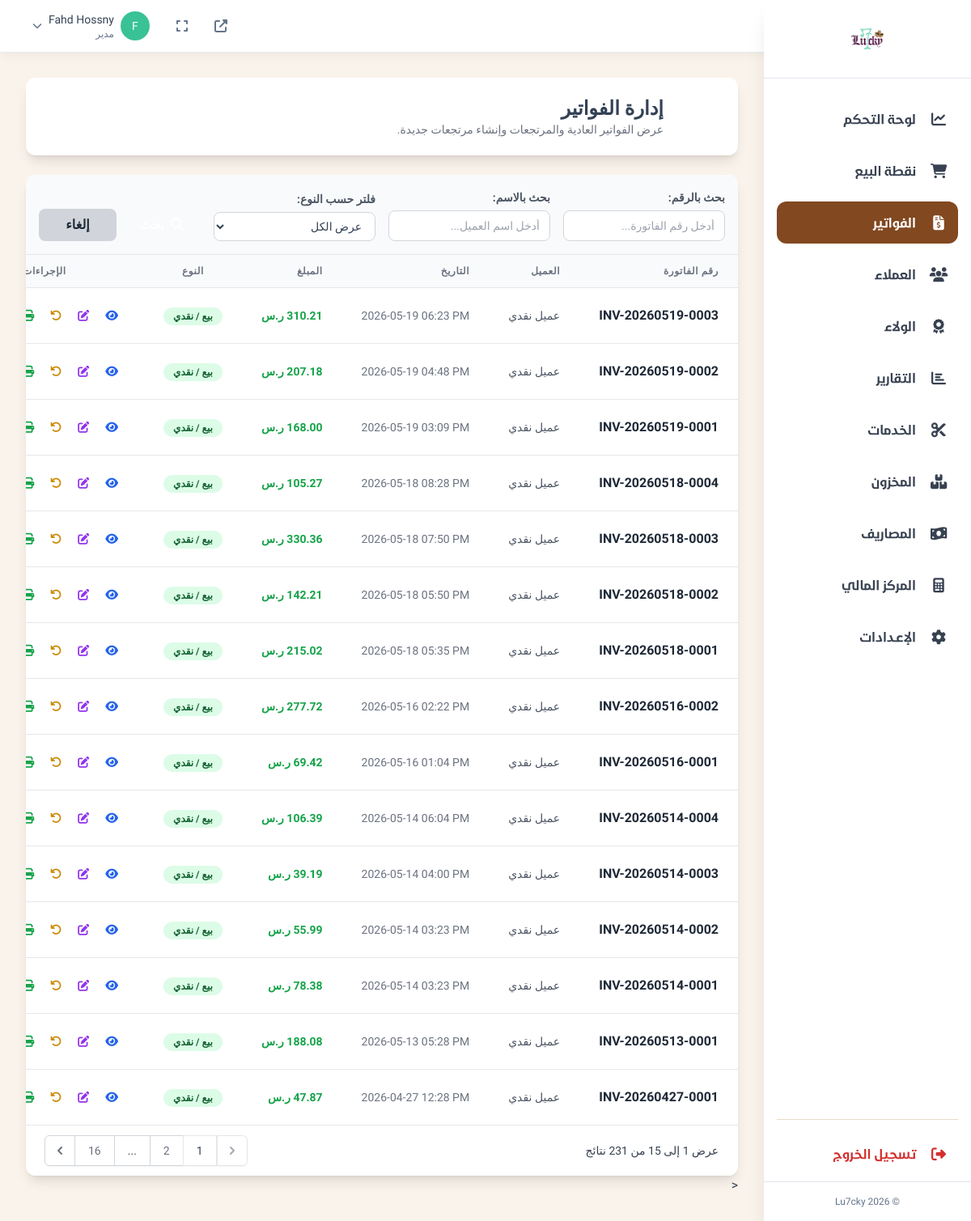
Page /admin/invoices.php (signed in) on the committed database.
### tables this page shows
CREATE TABLE `invoices` (
  `id` int(10) UNSIGNED NOT NULL,
  `access_token` varchar(255) DEFAULT NULL,
  `invoice_number` varchar(50) NOT NULL,
  `customer_name` varchar(255) DEFAULT NULL,
  `customer_phone` varchar(20) DEFAULT NULL,
  `subtotal` decimal(10,2) NOT NULL DEFAULT 0.00,
  `discount_amount` decimal(10,2) DEFAULT 0.00,
  `discount_code_id` int(10) UNSIGNED DEFAULT NULL,
  `tax_rate` decimal(5,2) DEFAULT 0.00,
  `tax_inclusive` tinyint(1) DEFAULT 1,
  `tax_amount` decimal(10,2) DEFAULT 0.00,
  `total` decimal(10,2) NOT NULL DEFAULT 0.00,
  `payment_method` enum('cash','card','bank_transfer','mixed') NOT NULL DEFAULT 'cash',
  `cash_amount` decimal(10,2) DEFAULT 0.00,
  `card_amount` decimal(10,2) DEFAULT 0.00,
  `transfer_amount` decimal(10,2) DEFAULT 0.00,
  `status` enum('pending','paid','cancelled','refunded') DEFAULT 'paid',
  `is_return` tinyint(1) NOT NULL DEFAULT 0,
  `return_for_invoice_id` int(10) UNSIGNED DEFAULT NULL,
  `shift_id` int(10) UNSIGNED DEFAULT NULL,
  `cashier_id` int(10) UNSIGNED DEFAULT NULL,
  `user_id` int(10) UNSIGNED DEFAULT NULL,
  `notes` text DEFAULT NULL,
  `created_at` timestamp NOT NULL DEFAULT current_timestamp(),
  `customer_id` int(10) UNSIGNED DEFAULT NULL,
  `total_amount` decimal(10,2) DEFAULT 0.00,
  `amount_paid` decimal(10,2) NOT NULL DEFAULT 0.00,
  `payment_status` enum('pending','paid','partial','refunded') DEFAULT 'pending',
  `printed_at` timestamp NULL DEFAULT NULL,
  `discount_type` varchar(20) DEFAULT 'amount',
  `net_total` decimal(10,2) NOT NULL DEFAULT 0.00,
  `tax_total` decimal(10,2) NOT NULL DEFAULT 0.00,
  `total_sales` decimal(10,2) DEFAULT 0.00,
  `updated_at` datetime DEFAULT NULL
);

### admin/invoices.php (the view, shortened to what the rows shown need)
<?php
require_once '../config/database.php';
require_once 'users_functions.php';
$database = new Database();
$db = $database->getConnection();
function getInvoiceTypeDisplay($invoice)
{
    if ($invoice['is_return']) {
        return '<span class="px-3 py-1 text-xs font-semibold rounded-full bg-red-100 text-red-800">مرتجع</span>';
    } else {
        $type = 'بيع';
        $payment_method = 'غير محدد';
        $class = 'bg-gray-100 text-gray-800';
        switch ($invoice['payment_method']) {
            case 'cash':
                $payment_method = 'نقدي';
                $class = 'bg-green-100 text-green-800';
                break;
        }
        return "<span class=\"px-3 py-1 text-xs font-semibold rounded-full {$class}\">{$type} / {$payment_method}</span>";
    }
}
$items_per_page = 15;
$page = isset($_GET['page']) ? max(1, (int) $_GET['page']) : 1;
$where_clauses = [];
$params = [];
$where_sql = empty($where_clauses) ? '' : 'WHERE ' . implode(' AND ', $where_clauses);
$count_stmt = $db->prepare("SELECT COUNT(i.id) FROM invoices i LEFT JOIN customers c ON i.customer_id = c.id $where_sql");
$count_stmt->execute($params);
$total_invoices = $count_stmt->fetchColumn();
$total_pages = ceil($total_invoices / $items_per_page);
$total_pages = max(1, $total_pages);
$page = max(1, min($page, $total_pages));
$offset = ($page - 1) * $items_per_page;
$invoices_query = "SELECT i.*, c.name_ar as registered_customer_name, c.phone as customer_phone, orig.invoice_number as original_invoice_number
                   FROM invoices i
                   LEFT JOIN customers c ON i.customer_id = c.id
                   LEFT JOIN invoices orig ON i.return_for_invoice_id = orig.id
                   $where_sql
                   ORDER BY i.created_at DESC
                   LIMIT :limit OFFSET :offset";
$stmt = $db->prepare($invoices_query);
$stmt->bindValue(':limit', $items_per_page, PDO::PARAM_INT);
$stmt->bindValue(':offset', $offset, PDO::PARAM_INT);
$stmt->execute();
$invoices = $stmt->fetchAll(PDO::FETCH_ASSOC);
?>
<div class="bg-white rounded-xl shadow-lg mb-6 p-5" data-aos="fade-down">
    <div class="flex items-center justify-between">
        <div class="flex items-center gap-4">
            <div>
                <h1 class="text-2xl font-bold text-mai-dark">إدارة الفواتير</h1>
            </div>
        </div>
    </div>
</div>
<div class="bg-white rounded-xl shadow-lg overflow-hidden" x-data="invoicesPage()" data-aos="fade-up">
    <div class="overflow-x-auto">
        <table class="min-w-full divide-y divide-gray-200">
            <thead class="bg-gray-50">
                <tr>
                    <th class="px-6 py-3 text-right text-xs font-bold text-gray-500 uppercase tracking-wider">رقم
                        الفاتورة</th>
                    <th class="px-6 py-3 text-right text-xs font-bold text-gray-500 uppercase tracking-wider">العميل
                    </th>
                    <th class="px-6 py-3 text-right text-xs font-bold text-gray-500 uppercase tracking-wider">التاريخ
                    </th>
                    <th class="px-6 py-3 text-right text-xs font-bold text-gray-500 uppercase tracking-wider">المبلغ
                    </th>
                    <th class="px-6 py-3 text-center text-xs font-bold text-gray-500 uppercase tracking-wider">النوع
                    </th>
                    <th class="px-6 py-3 text-center text-xs font-bold text-gray-500 uppercase tracking-wider">الإجراءات
                    </th>
                </tr>
            </thead>
            <tbody class="bg-white divide-y divide-gray-200">
                <?php if (empty($invoices)): ?>
                    <tr>
                        <td colspan="6" class="text-center py-10 text-gray-500">
                            <i class="fas fa-receipt fa-3x mb-3"></i>
                            <p>لا توجد فواتير تطابق معايير البحث.</p>
                        </td>
                    </tr>
                <?php else: ?>
                    <?php foreach ($invoices as $invoice): ?>
                        <tr class="hover:bg-gray-50 transition-colors">
                            <td class="px-6 py-4 whitespace-nowrap font-semibold text-gray-800">
                                <?= htmlspecialchars($invoice['invoice_number']) ?>
                            </td>
                            <td class="px-6 py-4 whitespace-nowrap text-sm text-gray-600">
                                <?= htmlspecialchars($invoice['registered_customer_name'] ?: ($invoice['customer_name'] ?: 'عميل نقدي')) ?>
                            </td>
                            <td class="px-6 py-4 whitespace-nowrap text-sm text-gray-500 text-right" dir="ltr">
                                <?= date('Y-m-d h:i A', strtotime($invoice['created_at'])) ?>
                            </td>
                            <td
                                class="px-6 py-4 whitespace-nowrap text-sm font-bold <?= $invoice['is_return'] ? 'text-red-600' : 'text-green-600' ?>">
                                <?= number_format($invoice['total_amount'], 2) ?> ر.س
                            </td>
                            <td class="px-6 py-4 whitespace-nowrap text-center"><?= getInvoiceTypeDisplay($invoice) ?></td>
                            <td class="px-6 py-4 whitespace-nowrap text-center text-sm">
                                <div class="flex items-center justify-center gap-1">
                                    <button @click="toggleDetails(<?= $invoice['id'] ?>)"
                                        class="text-blue-600 hover:text-blue-900 p-2 rounded-full hover:bg-blue-100"
                                        title="عرض"><i class="fas fa-eye"></i></button>
                                    <?php if (!$invoice['is_return']): ?>
                                        <?php if (hasPermission('invoices.edit')): ?>
                                            <button @click="openEditModal(<?= $invoice['id'] ?>)"
                                                class="text-purple-600 hover:text-purple-900 p-2 rounded-full hover:bg-purple-100"
                                                title="تعديل الفاتورة"><i class="fas fa-edit"></i></button>
                                        <?php endif; ?>
                                        <?php if (hasPermission('invoices.create_return')): ?>
                                            <button @click="openReturnModal(<?= htmlspecialchars(json_encode($invoice)) ?>)"
                                                class="text-yellow-600 hover:text-yellow-900 p-2 rounded-full hover:bg-yellow-100"
                                                title="مرتجع"><i class="fas fa-undo"></i></button>
                                        <?php endif; ?>
                                    <?php endif; ?>
                                    <button @click="printInvoice(<?= $invoice['id'] ?>)"
                                        class="text-green-600 hover:text-green-900 p-2 rounded-full hover:bg-green-100"
                                        title="طباعة"><i class="fas fa-print"></i></button>
                                </div>
                            </td>
                        </tr>
                    <?php endforeach; ?>
                <?php endif; ?>
            </tbody>
        </table>
    </div>
</div>
    <?php
    include 'layouts/responsive_base.php';
    ?>

### rows in the picture
invoices: invoice_number "INV-20260519-0003", customer_name "عميل نقدي", created_at "2026-05-19 06:23 PM", total_amount "310.21", is_return "بيع", payment_method "نقدي"
invoices: invoice_number "INV-20260519-0002", customer_name "عميل نقدي", created_at "2026-05-19 04:48 PM", total_amount "207.18", is_return "بيع", payment_method "نقدي"
invoices: invoice_number "INV-20260519-0001", customer_name "عميل نقدي", created_at "2026-05-19 03:09 PM", total_amount "168.00", is_return "بيع", payment_method "نقدي"
invoices: invoice_number "INV-20260518-0004", customer_name "عميل نقدي", created_at "2026-05-18 08:28 PM", total_amount "105.27", is_return "بيع", payment_method "نقدي"
invoices: invoice_number "INV-20260518-0003", customer_name "عميل نقدي", created_at "2026-05-18 07:50 PM", total_amount "330.36", is_return "بيع", payment_method "نقدي"
invoices: invoice_number "INV-20260518-0002", customer_name "عميل نقدي", created_at "2026-05-18 05:50 PM", total_amount "142.21", is_return "بيع", payment_method "نقدي"
invoices: invoice_number "INV-20260518-0001", customer_name "عميل نقدي", created_at "2026-05-18 05:35 PM", total_amount "215.02", is_return "بيع", payment_method "نقدي"
invoices: invoice_number "INV-20260516-0002", customer_name "عميل نقدي", created_at "2026-05-16 02:22 PM", total_amount "277.72", is_return "بيع", payment_method "نقدي"
invoices: invoice_number "INV-20260516-0001", customer_name "عميل نقدي", created_at "2026-05-16 01:04 PM", total_amount "69.42", is_return "بيع", payment_method "نقدي"
invoices: invoice_number "INV-20260514-0004", customer_name "عميل نقدي", created_at "2026-05-14 06:04 PM", total_amount "106.39", is_return "بيع", payment_method "نقدي"
invoices: invoice_number "INV-20260514-0003", customer_name "عميل نقدي", created_at "2026-05-14 04:00 PM", total_amount "39.19", is_return "بيع", payment_method "نقدي"
invoices: invoice_number "INV-20260514-0002", customer_name "عميل نقدي", created_at "2026-05-14 03:23 PM", total_amount "55.99", is_return "بيع", payment_method "نقدي"
invoices: invoice_number "INV-20260514-0001", customer_name "عميل نقدي", created_at "2026-05-14 03:23 PM", total_amount "78.38", is_return "بيع", payment_method "نقدي"
invoices: invoice_number "INV-20260513-0001", customer_name "عميل نقدي", created_at "2026-05-13 05:28 PM", total_amount "188.08", is_return "بيع", payment_method "نقدي"
invoices: invoice_number "INV-20260427-0001", customer_name "عميل نقدي", created_at "2026-04-27 12:28 PM", total_amount "47.87", is_return "بيع", payment_method "نقدي"

### other values in the picture
mb_substr($current_admin['username'], 0, 1) "F"
$current_admin['username'] "Fahd Hossny"
$current_admin['role'] "مدير"
$item['title'] "لوحة التحكم"
$item['title'] "نقطة البيع"
$item['title'] "الفواتير"
$item['title'] "العملاء"
$item['title'] "الولاء"
$item['title'] "التقارير"
$item['title'] "الخدمات"
$item['title'] "المخزون"
$item['title'] "المصاريف"
$item['title'] "المركز المالي"
$item['title'] "الإعـدادات"
$offset + 1 "1"
